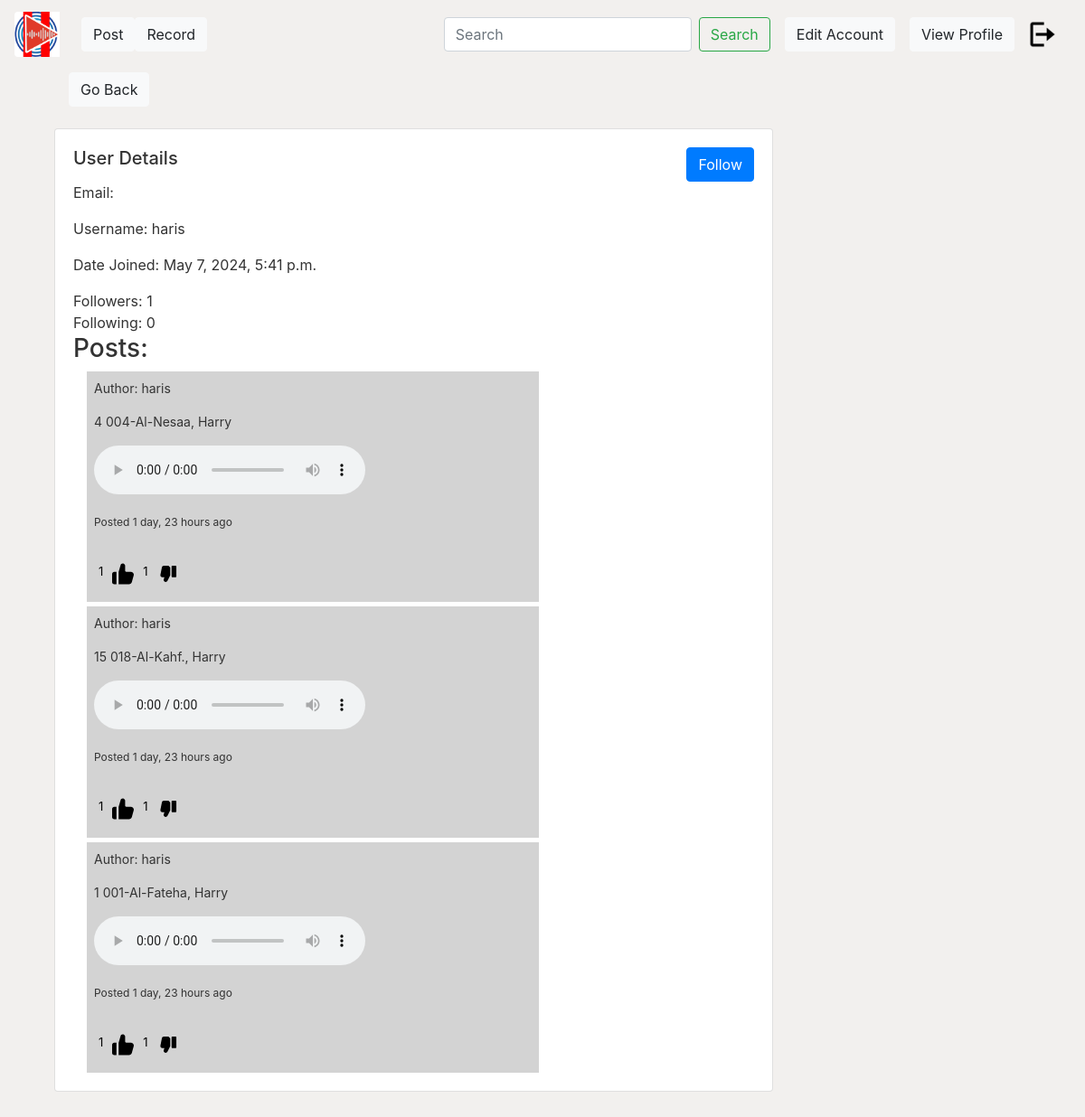
Screenshot of /profile/25/ (signed in) with the database file from the repository.
### user/models.py (models this page shows)
class Post(models.Model):
    juza=models.CharField(max_length=100,blank=True,null=True)
    surah= models.CharField(max_length=100,blank=True,null=True)
    reader= models.CharField(max_length=100,blank=True,null=True)
    file = models.FileField(upload_to="posts")
    content = models.TextField(max_length=1000)
    date_posted = models.DateTimeField(default=timezone.now)
    author = models.ForeignKey(User, on_delete=models.CASCADE)
    def like_count(self):
        return self.likes_dislikes.filter(like=True).count()
    def dislike_count(self):
        return self.likes_dislikes.filter(dislike=True).count()

### user/views.py (the view)
# urls.py: path('profile/<int:id>/', views.profile, name="profile"),
def profile(request, id):
    user_data = User.objects.get(id=id)
    user_posts = Post.objects.filter(author=user_data)
    follower_count = Follower.objects.filter(user=user_data).count()
    following_count = Follower.objects.filter(follower=user_data).count()
    followers = Follower.objects.filter(user=user_data).select_related('follower')
    follows = Follower.objects.filter(follower=user_data).select_related('user')
    context = {
        'user_data': user_data,
        'user_posts': user_posts,
        'followers': followers,
        'follows': follows,
        'follower_count': follower_count,
        'following_count': following_count,
    }
    return render(request, 'user/accounts/profile.html', context)

### user/templates/user/accounts/profile.html (shortened to what this page needs)
{% extends "user/base.html" %}
{% block content %}
<div class="container">
    <a href="javascript:history.back()" type="button" class="btn btn-light ml-3 mb-4" > Go Back</a>
    <div class="card">
        <div class="card-body">
            <div class="d-flex flex-row justify-content-between">
                <h5 class="card-title fw-bolder ">User Details</h5>
                <a href="/follow/{{ user_data.id }}/" class="btn btn-primary">Follow</a>
            </div>
            <p>Email: {{ user_data.email }}</p>
            <p>Username: {{ user_data.username }}</p>
            <p>Date Joined: {{ user_data.date_joined }}</p>
            <div class="d-flex flex-row">
                Followers: {{follower_count}}
            </div>
            <div>
                Following: {{following_count}}
            </div>
            <h3>Posts:</h3>
            <div class="col-md-3">
                {% if user_posts %} {% for post in user_posts %}
                <div class="level-item has-text-centered "
                    style="background-color: lightgray; padding: 8px; margin-top: 5px; width: 500px;">
                    <p style="font-size: 14px">Author: {{ post.author.username }}
                    <p style="font-size: 14px">
                        {{ post.juza }} {{ post.surah }}, {{ post.reader }}
                    </p>
                    <audio controls>
                        <source src="/media/{{ post.file }}" type="audio/mpeg" />
                        <source src="/media/{{ post.file }}" type="audio/webm" />
                    </audio>
                    <div class="row">
                        <div class="col-md-8">
                            <p style="font-size: 12px; margin-top: 10px">
                                Posted {{ post.date_posted|timesince }} ago
                            </p>
                        </div>
                        <div class="col-md-4" style="margin-top: 20px; margin-left: 20px">
                            <div class="row">
                                <a class="like-btn" data-post-id="{{ post.id }}">
                                    <p id="like-count-{{ post.id }}">{{ post.like_count }}</p>
                                </a>
                                <a class="dislike-btn" data-post-id="{{ post.id }}">
                                    <p id="dislike-count-{{ post.id }}">{{ post.dislike_count }}</p>
                                </a>
                            </div>
                        </div>
                    </div>
                </div>
                {% endfor %} {% else %}
                <p>No Post found.</p>
                {% endif %}
            </div>
        </div>
    </div>
</div>
<header class="site-header">
    <nav class="navbar navbar-expand-md navbar-dark bg-steel fixed-top">
        <a class="navbar-brand mr-4" href="{% url 'site-homepage' %}">{% load static %} <img
                src="{% static 'user/media/NewLogo_3.png' %}" class="rounded-left" alt="logo" width=50px
                height=50px /></a>
        <a href="{% url 'post_form' %}" class="btn btn-light">Post</a>
        <a href="{% url 'record' %}" class="btn btn-light">Record</a>
        <div class="collapse navbar-collapse" id="navbarToggle">
            <form class="d-flex" role="search" action="{% url 'searchpage' %}" method="GET">
                <input class="form-control me-2" type="search" placeholder="Search" name="q" required
                    aria-label="Search" />
                <button class="btn btn-outline-success ml-2" type="submit">
                    Search
                </button>
            </form>
        </div>
        {% if user.is_authenticated %}
        <a type="button" href="{% url 'site-editacc' %}" class="btn btn-light ml-3">Edit Account</a>
        <a type="button" href="{% url 'profile' user.id %}" class="btn btn-light ml-3">View Profile</a>
        <a class="nav-item nav-link" href="{% url 'site-user-logout' %}">{% load static %} <img
                src="{% static 'user/media/logout.png' %}" width=30px height=30px</a>
                {%else%}
                <a type="button" href="{% url 'site-user-login'%}" class="btn btn-light ml-3">Login</a>
            {% endif%}
    </nav>
</header>
{% endblock %}

### user/static/user/name.css (style rules this page uses)
body { background:#f2f0ee; color: #333333; margin-top: 5rem; }

### user/templates/user/accounts/profile.html (style rules this page uses)
.like-btn { flex-direction: row; display: flex; }
.like-btn p { margin-right: 10px; font-size: 13px; color: black; text-decoration: none; }
.dislike-btn { flex-direction: row; display: flex; }
.dislike-btn p { margin-right: 10px; margin-left: 10px; font-size: 13px; color: black; text-decoration: none; }

### rows the page displays
Post: author.username "haris", juza "4", surah "004-Al-Nesaa", reader "Harry", date_posted "1 day, 23 hours", like_count "1", dislike_count "1"
Post: author.username "haris", juza "15", surah "018-Al-Kahf.", reader "Harry", date_posted "1 day, 23 hours", like_count "1", dislike_count "1"
Post: author.username "haris", juza "1", surah "001-Al-Fateha", reader "Harry", date_posted "1 day, 23 hours", like_count "1", dislike_count "1"

### other values shown
{{ user_data.username }} "haris"
{{ user_data.date_joined }} "May 7, 2024, 5:41 p.m."
{{ follower_count }} "1"
{{ following_count }} "0"
